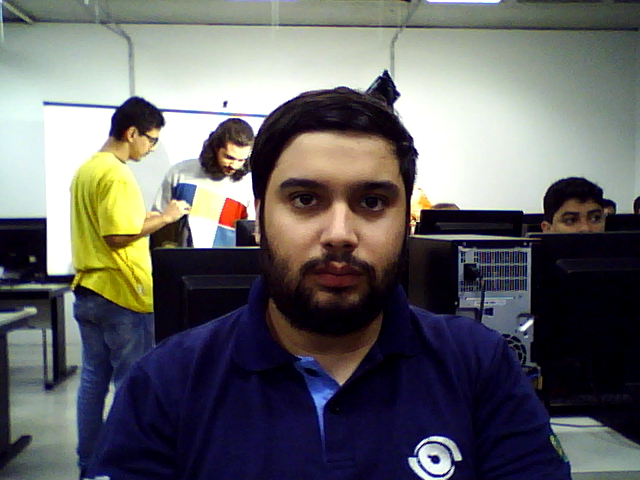
#> input picture lab1/Parte3/cesar.png, 640 x 480 px, found by its file name
$ python Histogram_bkp.py
#> lines starting #> are read from the running program, lines starting #| are printed output that depends on the picture
import cv2
import numpy as np
import matplotlib.pyplot as plt
import os

# Função para equalizar o histograma
def equalizar_histograma(imagem):
    imagem_equalizada = cv2.equalizeHist(imagem)
    return imagem_equalizada

# Caminho da pasta para salvar as imagens
caminho_pasta = '/home/ufabc/Documentos/cesarabt/Lab4'

# Carregar a imagem
imagem = cv2.imread('/home/ufabc/Documentos/cesarabt/Lab1/Parte3/cesar.png')
#> imagem is the input picture: shape (480, 640, 3); mean B, G, R 101.1, 99.6, 100.3

# Converter a imagem para tons de cinza
imagem_cinza = cv2.cvtColor(imagem, cv2.COLOR_BGR2GRAY)
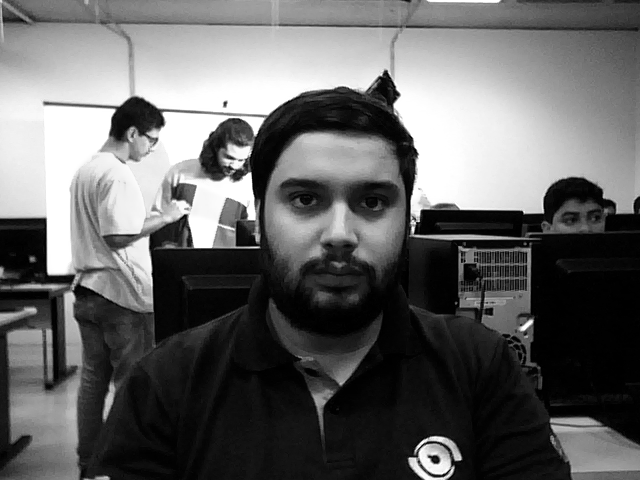
#> imagem_cinza: shape (480, 640); min 0, max 255, mean 99.9

# Calcular o histograma da imagem em tons de cinza
histograma_antes = cv2.calcHist([imagem_cinza], [0], None, [256], [0, 256])
#> histograma_antes = 256 values, max 14356 at index 255, min 39 at index 210, mean 1200
histograma_antes_normalizado = histograma_antes / histograma_antes.sum()
#> histograma_antes_normalizado = 256 values, max 0.0467 at index 255, min 0.000127 at index 210, mean 0.00391

# Equalizar o histograma
imagem_equalizada = equalizar_histograma(imagem_cinza)
#> in equalizar_histograma, `imagem_equalizada = cv2.equalizeHist(imagem)`:
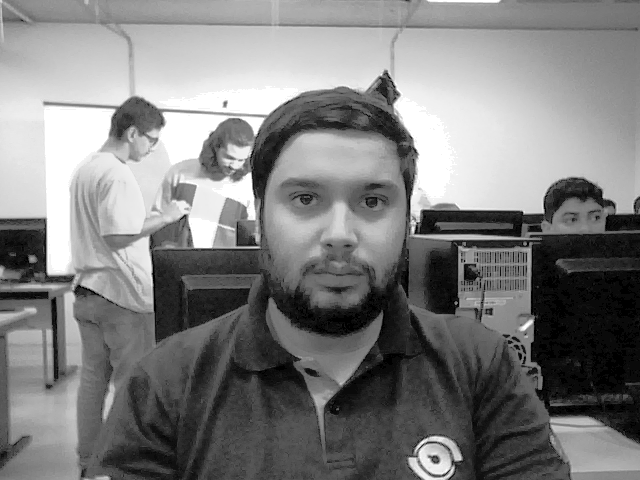
#> imagem_equalizada: shape (480, 640); min 0, max 255, mean 126.7

# Calcular o histograma da imagem equalizada
histograma_depois = cv2.calcHist([imagem_equalizada], [0], None, [256], [0, 256])
#> histograma_depois = 256 values, max 14356 at index 255, min 0 at index 1, mean 1200
histograma_depois_normalizado = histograma_depois / histograma_depois.sum()
#> histograma_depois_normalizado = 256 values, max 0.0467 at index 255, min 0 at index 1, mean 0.00391

# Exibir os gráficos de histograma antes e depois da equalização
plt.figure(figsize=(10, 5))
plt.subplot(1, 2, 1)
plt.plot(histograma_antes_normalizado)
plt.title('Histograma Antes da Equalização (Normalizado)')
plt.subplot(1, 2, 2)
plt.plot(histograma_depois_normalizado)
plt.title('Histograma Depois da Equalização (Normalizado)')
plt.show()
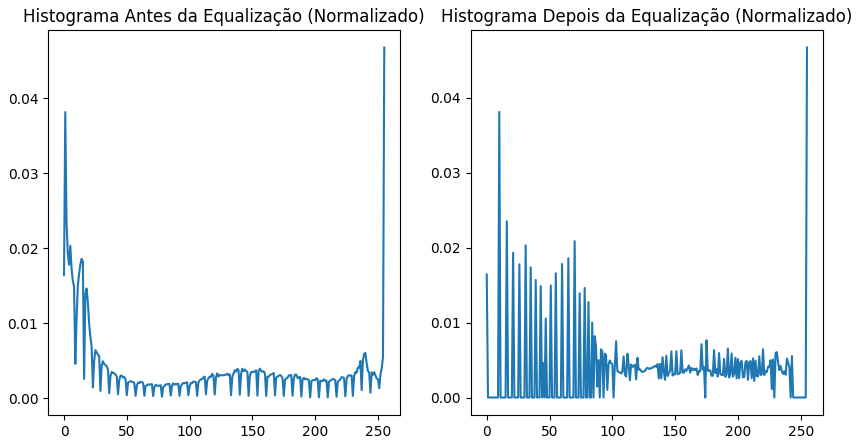
#> figure drawn by matplotlib, 2 panels; panel 1: curve peaks at x = 255, y = 0.0467; panel 2: curve peaks at x = 255, y = 0.0467

# Salvar a imagem original em tons de cinza
caminho_imagem_cinza = os.path.join(caminho_pasta, 'cesar_cinza.png')
cv2.imwrite(caminho_imagem_cinza, imagem_cinza)

# Salvar a imagem equalizada em tons de cinza
caminho_imagem_equalizada = os.path.join(caminho_pasta, 'cesar_equalizada.png')
cv2.imwrite(caminho_imagem_equalizada, imagem_equalizada)

# Salvar a imagem original em cores
caminho_imagem_colorida = os.path.join(caminho_pasta, 'cesar_colorida.png')
cv2.imwrite(caminho_imagem_colorida, imagem)

$ run again, with lab1/Parte3/gabriel.png copied over lab1/Parte3/cesar.png
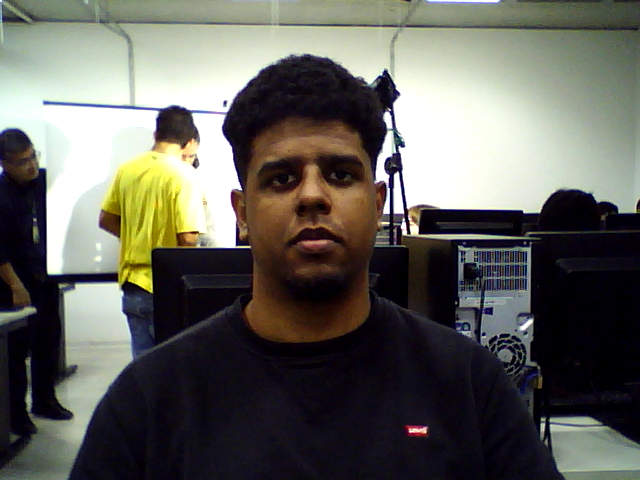
#> input picture lab1/Parte3/gabriel.png, 640 x 480 px, found by its file name
#> imagem is the input picture: shape (480, 640, 3); mean B, G, R 91.6, 97.9, 98.9
#> histograma_antes = 256 values, max 18498 at index 255, min 52 at index 210, mean 1200
#> histograma_antes_normalizado = 256 values, max 0.0602 at index 255, min 0.000169 at index 210, mean 0.00391
#> in equalizar_histograma, `imagem_equalizada = cv2.equalizeHist(imagem)`:
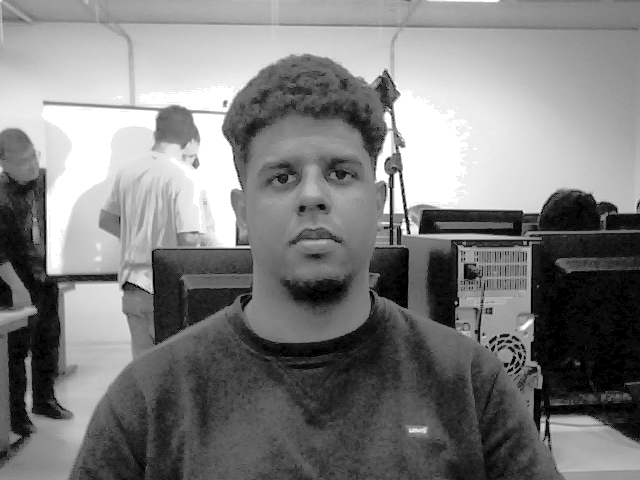
#> imagem_equalizada: shape (480, 640); min 0, max 255, mean 126.4
#> histograma_depois = 256 values, max 18498 at index 255, min 0 at index 1, mean 1200
#> histograma_depois_normalizado = 256 values, max 0.0602 at index 255, min 0 at index 1, mean 0.00391
#> `plt.show()`:
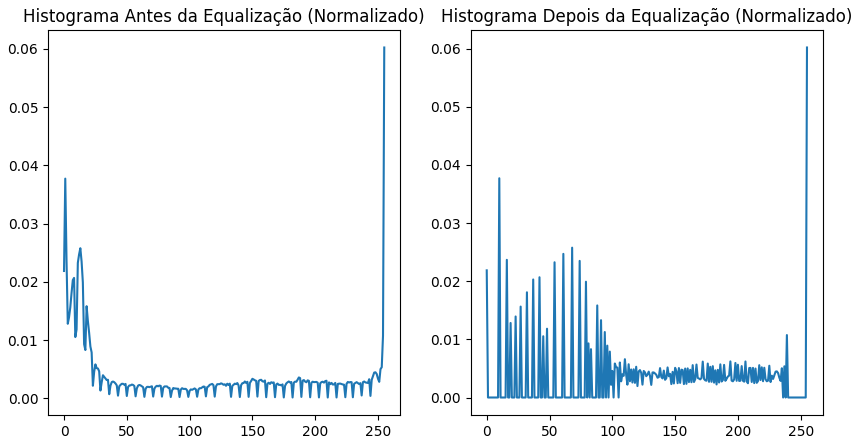
#> figure drawn by matplotlib, 2 panels; panel 1: curve peaks at x = 255, y = 0.0602; panel 2: curve peaks at x = 255, y = 0.0602

$ run again, with lab1/Parte3/todos.png copied over lab1/Parte3/cesar.png
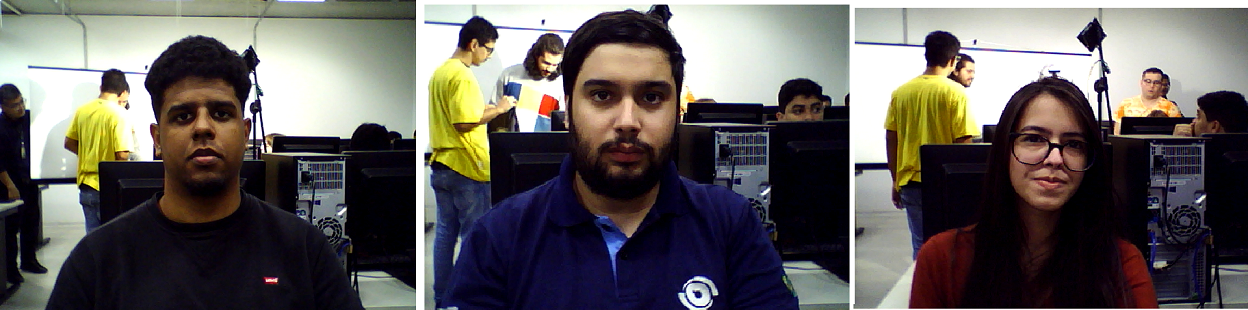
#> input picture lab1/Parte3/todos.png, 1248 x 310 px, found by its file name
#> imagem is the input picture: shape (310, 1248, 3); mean B, G, R 92.6, 94.6, 99.2
#> histograma_antes = 256 values, max 31953 at index 255, min 488 at index 99, mean 1511.2
#> histograma_antes_normalizado = 256 values, max 0.0826 at index 255, min 0.00126 at index 99, mean 0.00391
#> in equalizar_histograma, `imagem_equalizada = cv2.equalizeHist(imagem)`:
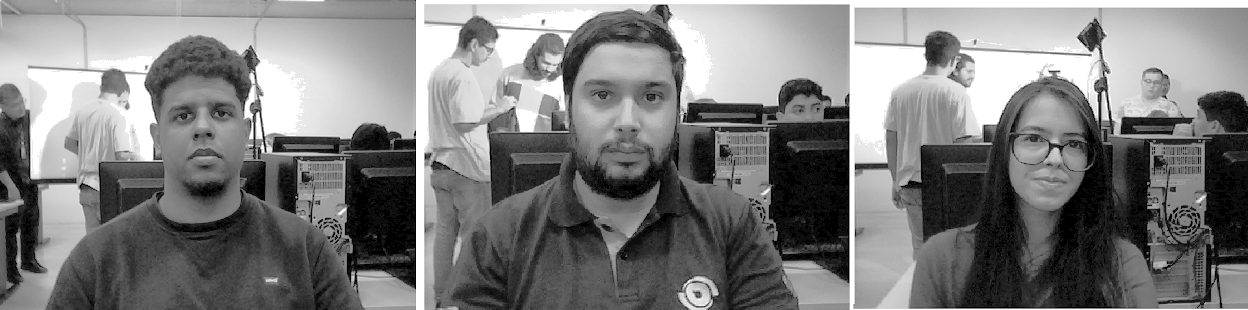
#> imagem_equalizada: shape (310, 1248); min 0, max 255, mean 126
#> histograma_depois = 256 values, max 31953 at index 255, min 0 at index 1, mean 1511.2
#> histograma_depois_normalizado = 256 values, max 0.0826 at index 255, min 0 at index 1, mean 0.00391
#> `plt.show()`:
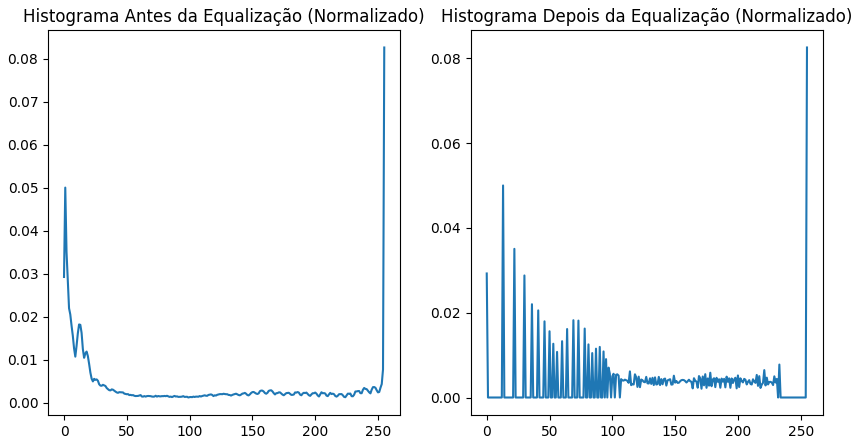
#> figure drawn by matplotlib, 2 panels; panel 1: curve peaks at x = 255, y = 0.0826; panel 2: curve peaks at x = 255, y = 0.0826
